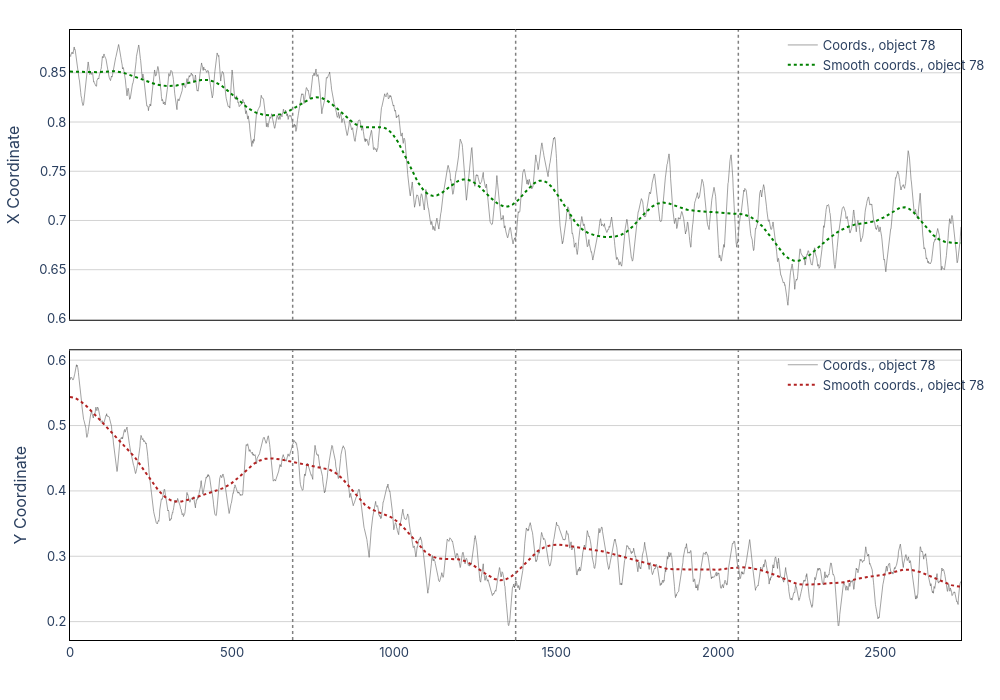

The notebook cell this image was saved under:
### Code cell
for _, robot_id in enumerate([ 78]):#, 79,  83, 31, 32 , 34]):
    fig = make_subplots(rows=2, cols=1, shared_xaxes=True, vertical_spacing=0.05)
    coords = np.array(normalized_coord_data[robot_id][:CUT_NUMBER])
    x, y = coords[:, 0], coords[:, 1]
    t = np.arange(len(x))

    save_dir = f'./output/robot_{robot_id}/{num_parts}_parts/{force}_force'
    solution_path = os.path.join(save_dir, f'solution.npy')
    all_mc_solutions = np.load(solution_path)

    fig.add_trace(go.Scatter(
        x=t, y=x, mode='lines',
        line=dict(color='rgba(100,100,100,0.6)', width=1),
        name=f'Coords., object {robot_id}', legendgroup="X",
    ), row=1, col=1)
    fig.add_trace(go.Scatter(
        x=t, y=y, mode='lines',
        line=dict(color='rgba(100,100,100,0.6)', width=1),
        name=f'Coords., object {robot_id}',legendgroup="Y", showlegend=True
    ), row=2, col=1)

    fig.add_trace(go.Scatter(
        x=t, y=gaussian_filter1d(x, sigma=50), mode='lines',
        line=dict(color='green', width=2, dash='dot'),
        name=f'Smooth coords., object {robot_id}',
        legendgroup="X",showlegend=True
    ), row=1, col=1)
    fig.add_trace(go.Scatter(
        x=t, y=gaussian_filter1d(y, sigma=50), mode='lines',
        line=dict(color='firebrick', width=2, dash='dot'),
        name=f'Smooth coords., object {robot_id}', legendgroup="Y",showlegend=True
    ), row=2, col=1)

   
    fig.update_layout(
        height=700,
        width=1000,
        plot_bgcolor='white',
        font=dict(family="Inter", size=13),
        margin=dict(l=70, r=10, t=30, b=60),
        legend=dict(
            x=0.8,      
            y=1,   
            xanchor='left',
            yanchor='top',
            bgcolor='rgba(0,0,0,0)'
        )
    )
    fig.update_layout(
        legend_tracegroupgap=280,
    )
    fig.update_xaxes(
        tickmode='array',

        showgrid=False, mirror=True,showline=True, linewidth=1, linecolor='black',
        row=1, col=1
    )
    fig.update_xaxes(
        tickmode='array',

        showgrid=False, mirror=True,showline=True, linewidth=1, linecolor='black',
        row=2, col=1
    )
    fig.update_yaxes(
        title_text="X Coordinate",
        row=1, col=1,
        showline=True, linewidth=1, linecolor='black',
        mirror=True, gridcolor='lightgrey'
    )
    fig.update_yaxes(
        title_text="Y Coordinate", 
        row=2, col=1,
        showline=True, linewidth=1, linecolor='black',
        mirror=True, gridcolor='lightgrey'
    )

    part_boundaries = [int(CUT_NUMBER * i / num_parts) for i in range(num_parts + 1)]
    for x_val in part_boundaries[1:-1]:  # не трогаем 0 и конец, чтобы не дублировать края
        fig.add_vline(
            x=x_val,
            line=dict(color='gray', width=1.5, dash='dot'),
            row='all', col=1
        )
   
    fig.write_html(f'./output/robot_{robot_id}/{num_parts}_parts/{force}_force/XY_without_solutions.html')
    fig.show()

### Figure 1 — Plotly figure (JSON) as saved in the notebook; plotly's stock layout.template omitted (floating-point values rounded to 4 significant figures; data arrays with more than 128 entries replaced by an {"elided": "..."} marker saying what was removed)
{"data": [{"legendgroup": "X", "line": {"color": "rgba(100,100,100,0.6)", "width": 1}, "mode": "lines", "name": "Coords., object 78", "type": "scatter", "x": {"elided": "2750 int values"}, "xaxis": "x", "y": {"elided": "2750 float values"}, "yaxis": "y"}, {"legendgroup": "Y", "line": {"color": "rgba(100,100,100,0.6)", "width": 1}, "mode": "lines", "name": "Coords., object 78", "showlegend": true, "type": "scatter", "x": {"elided": "2750 int values"}, "xaxis": "x2", "y": {"elided": "2750 float values"}, "yaxis": "y2"}, {"legendgroup": "X", "line": {"color": "green", "dash": "dot", "width": 2}, "mode": "lines", "name": "Smooth coords., object 78", "showlegend": true, "type": "scatter", "x": {"elided": "2750 int values"}, "xaxis": "x", "y": {"elided": "2750 float values"}, "yaxis": "y"}, {"legendgroup": "Y", "line": {"color": "firebrick", "dash": "dot", "width": 2}, "mode": "lines", "name": "Smooth coords., object 78", "showlegend": true, "type": "scatter", "x": {"elided": "2750 int values"}, "xaxis": "x2", "y": {"elided": "2750 float values"}, "yaxis": "y2"}], "layout": {"font": {"family": "Inter", "size": 13}, "height": 700, "legend": {"bgcolor": "rgba(0,0,0,0)", "tracegroupgap": 280, "x": 0.8, "xanchor": "left", "y": 1, "yanchor": "top"}, "margin": {"b": 60, "l": 70, "r": 10, "t": 30}, "plot_bgcolor": "white", "shapes": [{"line": {"color": "gray", "dash": "dot", "width": 1.5}, "type": "line", "x0": 687, "x1": 687, "xref": "x", "y0": 0, "y1": 1, "yref": "y domain"}, {"line": {"color": "gray", "dash": "dot", "width": 1.5}, "type": "line", "x0": 687, "x1": 687, "xref": "x2", "y0": 0, "y1": 1, "yref": "y2 domain"}, {"line": {"color": "gray", "dash": "dot", "width": 1.5}, "type": "line", "x0": 1375, "x1": 1375, "xref": "x", "y0": 0, "y1": 1, "yref": "y domain"}, {"line": {"color": "gray", "dash": "dot", "width": 1.5}, "type": "line", "x0": 1375, "x1": 1375, "xref": "x2", "y0": 0, "y1": 1, "yref": "y2 domain"}, {"line": {"color": "gray", "dash": "dot", "width": 1.5}, "type": "line", "x0": 2062, "x1": 2062, "xref": "x", "y0": 0, "y1": 1, "yref": "y domain"}, {"line": {"color": "gray", "dash": "dot", "width": 1.5}, "type": "line", "x0": 2062, "x1": 2062, "xref": "x2", "y0": 0, "y1": 1, "yref": "y2 domain"}], "width": 1000, "xaxis": {"anchor": "y", "domain": [0, 1], "linecolor": "black", "linewidth": 1, "matches": "x2", "mirror": true, "showgrid": false, "showline": true, "showticklabels": false, "tickmode": "array"}, "xaxis2": {"anchor": "y2", "domain": [0, 1], "linecolor": "black", "linewidth": 1, "mirror": true, "showgrid": false, "showline": true, "tickmode": "array"}, "yaxis": {"anchor": "x", "domain": [0.525, 1], "gridcolor": "lightgrey", "linecolor": "black", "linewidth": 1, "mirror": true, "showline": true, "title": {"text": "X Coordinate"}}, "yaxis2": {"anchor": "x2", "domain": [0, 0.475], "gridcolor": "lightgrey", "linecolor": "black", "linewidth": 1, "mirror": true, "showline": true, "title": {"text": "Y Coordinate"}}}}
